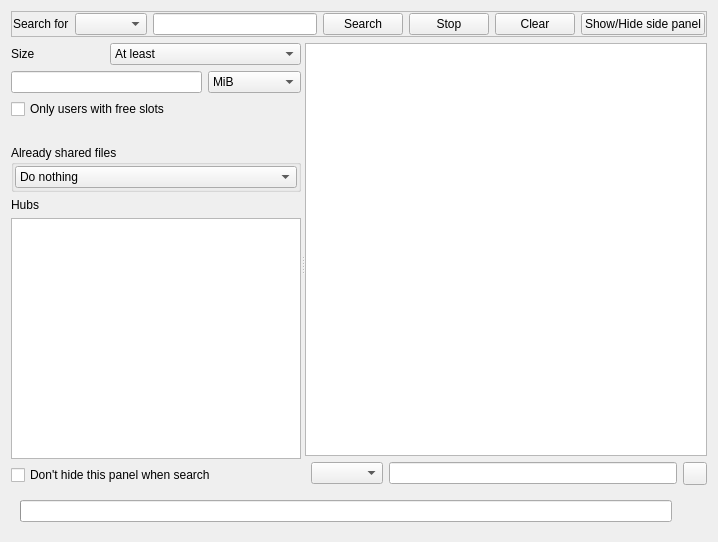
<?xml version="1.0" encoding="UTF-8"?>
<ui version="4.0">
 <class>SearchFrame</class>
 <widget class="QWidget" name="SearchFrame">
  <property name="geometry">
   <rect>
    <x>0</x>
    <y>0</y>
    <width>718</width>
    <height>542</height>
   </rect>
  </property>
  <property name="windowTitle">
   <string notr="true"/>
  </property>
  <layout class="QVBoxLayout" name="verticalLayout">
   <item>
    <widget class="QFrame" name="frame">
     <property name="minimumSize">
      <size>
       <width>120</width>
       <height>0</height>
      </size>
     </property>
     <property name="maximumSize">
      <size>
       <width>16777215</width>
       <height>16777215</height>
      </size>
     </property>
     <property name="frameShape">
      <enum>QFrame::StyledPanel</enum>
     </property>
     <property name="frameShadow">
      <enum>QFrame::Raised</enum>
     </property>
     <layout class="QGridLayout" name="gridLayout_2">
      <property name="margin">
       <number>1</number>
      </property>
      <item row="2" column="11">
       <widget class="QPushButton" name="pushButton_SEARCH">
        <property name="text">
         <string>Search</string>
        </property>
       </widget>
      </item>
      <item row="2" column="8">
       <widget class="QLabel" name="label">
        <property name="text">
         <string>Search for</string>
        </property>
       </widget>
      </item>
      <item row="2" column="13">
       <widget class="QPushButton" name="pushButton_CLEAR">
        <property name="text">
         <string>Clear</string>
        </property>
       </widget>
      </item>
      <item row="2" column="14">
       <widget class="QPushButton" name="pushButton_SIDEPANEL">
        <property name="text">
         <string>Show/Hide side panel</string>
        </property>
       </widget>
      </item>
      <item row="2" column="10">
       <widget class="LineEdit" name="lineEdit_SEARCHSTR"/>
      </item>
      <item row="2" column="9">
       <widget class="QComboBox" name="comboBox_FILETYPES">
        <property name="currentIndex">
         <number>-1</number>
        </property>
       </widget>
      </item>
      <item row="2" column="12">
       <widget class="QPushButton" name="pushButton_STOP">
        <property name="text">
         <string>Stop</string>
        </property>
       </widget>
      </item>
     </layout>
    </widget>
   </item>
   <item>
    <widget class="QSplitter" name="splitter">
     <property name="sizePolicy">
      <sizepolicy hsizetype="Expanding" vsizetype="Expanding">
       <horstretch>0</horstretch>
       <verstretch>0</verstretch>
      </sizepolicy>
     </property>
     <property name="orientation">
      <enum>Qt::Horizontal</enum>
     </property>
     <widget class="QFrame" name="frame_2">
      <property name="sizePolicy">
       <sizepolicy hsizetype="Expanding" vsizetype="Preferred">
        <horstretch>0</horstretch>
        <verstretch>0</verstretch>
       </sizepolicy>
      </property>
      <property name="maximumSize">
       <size>
        <width>290</width>
        <height>16777215</height>
       </size>
      </property>
      <property name="frameShape">
       <enum>QFrame::NoFrame</enum>
      </property>
      <property name="frameShadow">
       <enum>QFrame::Raised</enum>
      </property>
      <layout class="QGridLayout" name="gridLayout_3">
       <property name="margin">
        <number>0</number>
       </property>
       <item row="5" column="0">
        <widget class="QLabel" name="label_4">
         <property name="sizePolicy">
          <sizepolicy hsizetype="Preferred" vsizetype="Fixed">
           <horstretch>0</horstretch>
           <verstretch>0</verstretch>
          </sizepolicy>
         </property>
         <property name="text">
          <string>Hubs</string>
         </property>
        </widget>
       </item>
       <item row="2" column="0" colspan="3">
        <widget class="QCheckBox" name="checkBox_FILTERSLOTS">
         <property name="text">
          <string>Only users with free slots</string>
         </property>
        </widget>
       </item>
       <item row="0" column="0">
        <widget class="QLabel" name="label_2">
         <property name="text">
          <string>Size</string>
         </property>
        </widget>
       </item>
       <item row="1" column="2">
        <widget class="QComboBox" name="comboBox_SIZE">
         <property name="currentIndex">
          <number>2</number>
         </property>
         <item>
          <property name="text">
           <string>B</string>
          </property>
         </item>
         <item>
          <property name="text">
           <string>KiB</string>
          </property>
         </item>
         <item>
          <property name="text">
           <string>MiB</string>
          </property>
         </item>
         <item>
          <property name="text">
           <string>GiB</string>
          </property>
         </item>
        </widget>
       </item>
       <item row="0" column="1" colspan="2">
        <widget class="QComboBox" name="comboBox_SIZETYPE">
         <property name="currentIndex">
          <number>1</number>
         </property>
         <item>
          <property name="text">
           <string>Normal</string>
          </property>
         </item>
         <item>
          <property name="text">
           <string>At least</string>
          </property>
         </item>
         <item>
          <property name="text">
           <string>At most</string>
          </property>
         </item>
        </widget>
       </item>
       <item row="1" column="0" colspan="2">
        <widget class="LineEdit" name="lineEdit_SIZE"/>
       </item>
       <item row="7" column="0" colspan="3">
        <widget class="QCheckBox" name="checkBox_HIDEPANEL">
         <property name="text">
          <string>Don't hide this panel when search</string>
         </property>
        </widget>
       </item>
       <item row="3" column="0" colspan="3">
        <spacer name="verticalSpacer_SHARED_FILTER">
         <property name="orientation">
          <enum>Qt::Vertical</enum>
         </property>
         <property name="sizeType">
          <enum>QSizePolicy::Fixed</enum>
         </property>
         <property name="sizeHint" stdset="0">
          <size>
           <width>0</width>
           <height>20</height>
          </size>
         </property>
        </spacer>
       </item>
       <item row="4" column="0" colspan="3">
        <widget class="QGroupBox" name="groupBox_2">
         <property name="sizePolicy">
          <sizepolicy hsizetype="Preferred" vsizetype="Fixed">
           <horstretch>0</horstretch>
           <verstretch>0</verstretch>
          </sizepolicy>
         </property>
         <property name="contextMenuPolicy">
          <enum>Qt::NoContextMenu</enum>
         </property>
         <property name="title">
          <string>Already shared files</string>
         </property>
         <property name="flat">
          <bool>true</bool>
         </property>
         <layout class="QGridLayout" name="gridLayout_7">
          <property name="margin">
           <number>1</number>
          </property>
          <item row="0" column="0">
           <widget class="QComboBox" name="comboBox_SHARED">
            <item>
             <property name="text">
              <string>Do nothing</string>
             </property>
            </item>
            <item>
             <property name="text">
              <string>Hide</string>
             </property>
            </item>
            <item>
             <property name="text">
              <string>Highlight</string>
             </property>
            </item>
           </widget>
          </item>
         </layout>
        </widget>
       </item>
       <item row="6" column="0" colspan="3">
        <widget class="QTreeView" name="treeView_HUBS">
         <property name="editTriggers">
          <set>QAbstractItemView::NoEditTriggers</set>
         </property>
         <property name="showDropIndicator" stdset="0">
          <bool>false</bool>
         </property>
         <property name="alternatingRowColors">
          <bool>true</bool>
         </property>
         <property name="rootIsDecorated">
          <bool>false</bool>
         </property>
         <property name="itemsExpandable">
          <bool>false</bool>
         </property>
         <property name="headerHidden">
          <bool>true</bool>
         </property>
         <property name="expandsOnDoubleClick">
          <bool>false</bool>
         </property>
        </widget>
       </item>
      </layout>
     </widget>
     <widget class="QWidget" name="layoutWidget">
      <layout class="QGridLayout" name="gridLayout_5">
       <item row="0" column="0" colspan="2">
        <widget class="QTreeView" name="treeView_RESULTS">
         <property name="sizePolicy">
          <sizepolicy hsizetype="Expanding" vsizetype="Preferred">
           <horstretch>0</horstretch>
           <verstretch>0</verstretch>
          </sizepolicy>
         </property>
         <property name="minimumSize">
          <size>
           <width>0</width>
           <height>20</height>
          </size>
         </property>
         <property name="editTriggers">
          <set>QAbstractItemView::NoEditTriggers</set>
         </property>
         <property name="alternatingRowColors">
          <bool>true</bool>
         </property>
         <property name="selectionMode">
          <enum>QAbstractItemView::ExtendedSelection</enum>
         </property>
         <property name="sortingEnabled">
          <bool>true</bool>
         </property>
         <property name="expandsOnDoubleClick">
          <bool>false</bool>
         </property>
        </widget>
       </item>
       <item row="1" column="1">
        <widget class="QFrame" name="frame_FILTER">
         <property name="sizePolicy">
          <sizepolicy hsizetype="Preferred" vsizetype="Fixed">
           <horstretch>0</horstretch>
           <verstretch>0</verstretch>
          </sizepolicy>
         </property>
         <property name="frameShape">
          <enum>QFrame::NoFrame</enum>
         </property>
         <property name="frameShadow">
          <enum>QFrame::Raised</enum>
         </property>
         <layout class="QGridLayout" name="gridLayout">
          <property name="margin">
           <number>0</number>
          </property>
          <item row="0" column="3">
           <widget class="QToolButton" name="toolButton_CLOSEFILTER">
            <property name="text">
             <string/>
            </property>
           </widget>
          </item>
          <item row="0" column="1">
           <widget class="QComboBox" name="comboBox_FILTERCOLUMNS"/>
          </item>
          <item row="0" column="2">
           <widget class="LineEdit" name="lineEdit_FILTER"/>
          </item>
         </layout>
        </widget>
       </item>
      </layout>
     </widget>
    </widget>
   </item>
   <item>
    <widget class="QFrame" name="frame_PROGRESS">
     <layout class="QHBoxLayout" name="searchProgressLayout">
      <item>
       <widget class="QProgressBar" name="progressBar">
        <property name="value">
         <number>0</number>
        </property>
        <property name="format">
         <string/>
        </property>
       </widget>
      </item>
      <item>
       <widget class="QLabel" name="progressIndicator">
        <property name="text">
         <string/>
        </property>
        <property name="textFormat">
         <enum>Qt::PlainText</enum>
        </property>
        <property name="alignment">
         <set>Qt::AlignLeading|Qt::AlignLeft|Qt::AlignVCenter</set>
        </property>
        <property name="wordWrap">
         <bool>true</bool>
        </property>
        <property name="textInteractionFlags">
         <set>Qt::NoTextInteraction</set>
        </property>
       </widget>
      </item>
      <item>
       <widget class="QLabel" name="status">
        <property name="text">
         <string/>
        </property>
        <property name="alignment">
         <set>Qt::AlignRight|Qt::AlignTrailing|Qt::AlignVCenter</set>
        </property>
       </widget>
      </item>
     </layout>
    </widget>
   </item>
  </layout>
 </widget>
 <customwidgets>
  <customwidget>
   <class>LineEdit</class>
   <extends>QLineEdit</extends>
   <header>LineEdit.h</header>
  </customwidget>
 </customwidgets>
 <resources/>
 <connections>
  <connection>
   <sender>pushButton_SEARCH</sender>
   <signal>clicked()</signal>
   <receiver>pushButton_STOP</receiver>
   <slot>show()</slot>
   <hints>
    <hint type="sourcelabel">
     <x>377</x>
     <y>17</y>
    </hint>
    <hint type="destinationlabel">
     <x>447</x>
     <y>17</y>
    </hint>
   </hints>
  </connection>
  <connection>
   <sender>pushButton_STOP</sender>
   <signal>clicked()</signal>
   <receiver>pushButton_SEARCH</receiver>
   <slot>show()</slot>
   <hints>
    <hint type="sourcelabel">
     <x>452</x>
     <y>23</y>
    </hint>
    <hint type="destinationlabel">
     <x>429</x>
     <y>23</y>
    </hint>
   </hints>
  </connection>
  <connection>
   <sender>pushButton_SEARCH</sender>
   <signal>clicked()</signal>
   <receiver>pushButton_SEARCH</receiver>
   <slot>hide()</slot>
   <hints>
    <hint type="sourcelabel">
     <x>383</x>
     <y>10</y>
    </hint>
    <hint type="destinationlabel">
     <x>385</x>
     <y>17</y>
    </hint>
   </hints>
  </connection>
  <connection>
   <sender>pushButton_STOP</sender>
   <signal>clicked()</signal>
   <receiver>pushButton_STOP</receiver>
   <slot>hide()</slot>
   <hints>
    <hint type="sourcelabel">
     <x>496</x>
     <y>11</y>
    </hint>
    <hint type="destinationlabel">
     <x>491</x>
     <y>14</y>
    </hint>
   </hints>
  </connection>
 </connections>
</ui>
